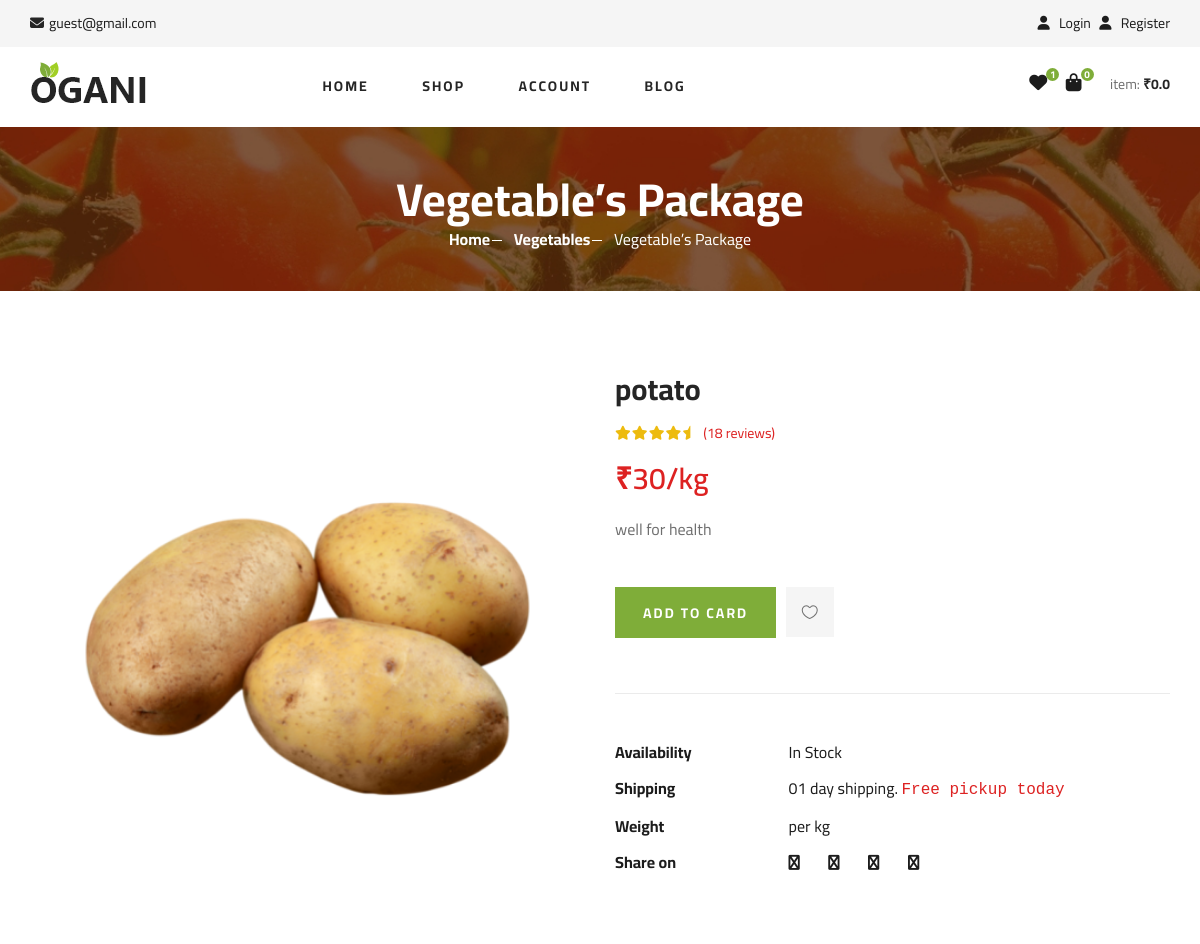
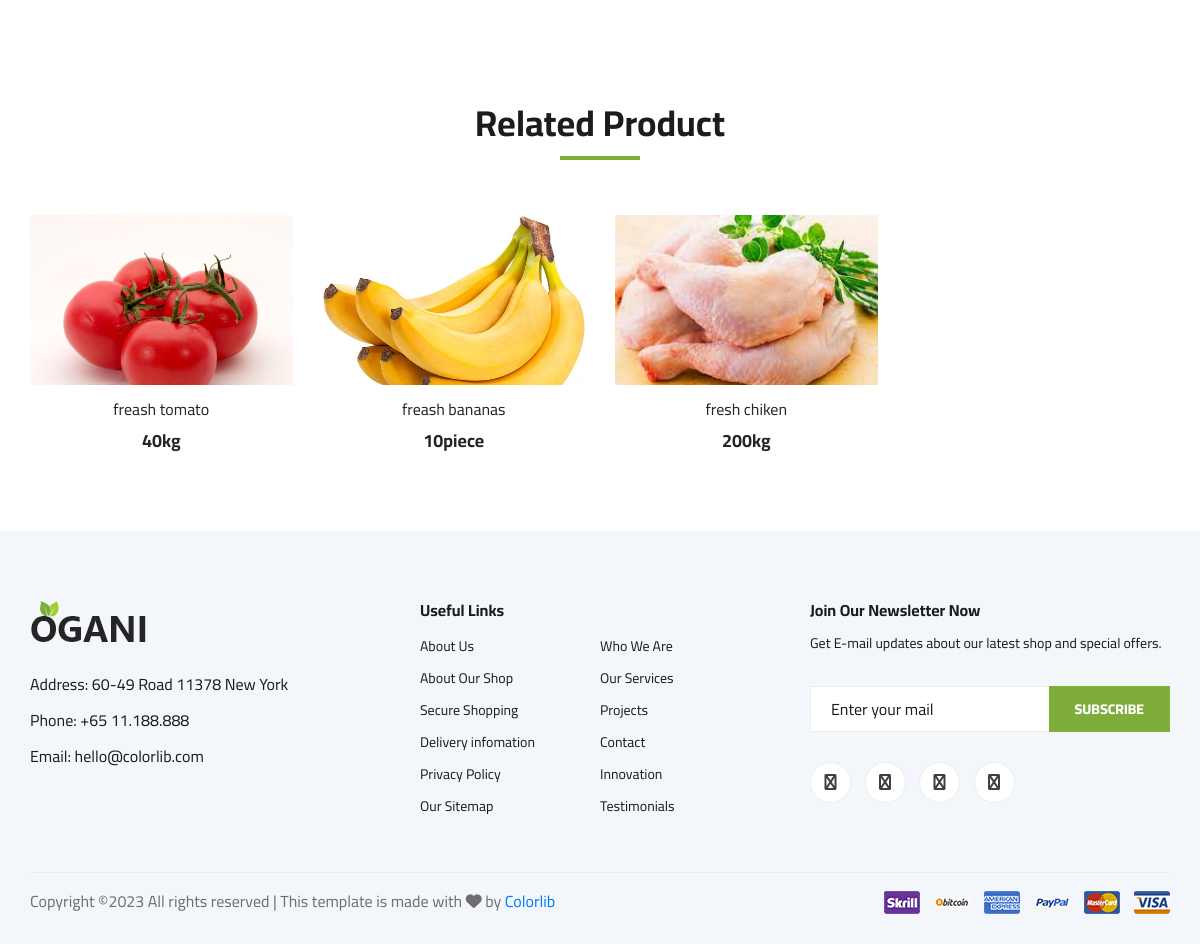
The app's page /productdetails/fresh-potato with its own data (2 pictures, top to bottom).
### myapp/models.py (models this page shows, shortened)
class BaseModel(models.Model):
    uid=models.UUIDField(default=uuid.uuid4,unique=True,editable=False)
    created_at=models.DateField(auto_now_add=True)
    updated_at=models.DateField(auto_now=True)
    class Meta:
        abstract=True

class Products(BaseModel):
    category=models.ForeignKey(Category,on_delete=models.CASCADE,related_name='products_category')
    product_name=models.CharField(max_length=100)
    product_title=models.CharField(max_length=100)
    product_slug=models.SlugField(unique=True,verbose_name='auto_slug_generated',blank=True)
    product_desc=models.CharField(max_length=200)
    product_price=models.IntegerField(default=0)
    product_qy=models.IntegerField(default=1)
    product_img=models.ImageField(upload_to='products')

class Quantity(BaseModel):
    product=models.OneToOneField(Products,on_delete=models.CASCADE,related_name='product_quantity')
    product_type=models.CharField(choices=Quan,max_length=100)

### myapp/views.py (the view)
# urls.py: path('productdetails/<slug:slug>',productdetails,name='product_details'),
def productdetails(request,slug):
    product=Products.objects.get(product_slug=slug)
    related_product=Products.objects.exclude(product_slug=slug)
    contex={
        'product':product,
        'related_product':related_product
    }
    return render(request,'shop-details.html',contex)

### myapp/templates/shop-details.html (shortened to what this page needs)
{% extends 'base.html' %}
{% load static %}
{% block content %}
    <section class="breadcrumb-section set-bg" data-setbg="{% static 'img/breadcrumb.jpg' %}">
        <div class="container">
            <div class="row">
                <div class="col-lg-12 text-center">
                    <div class="breadcrumb__text">
                        <h2>Vegetable’s Package</h2>
                        <div class="breadcrumb__option">
                            <a href="./index.html">Home</a>
                            <a href="./index.html">Vegetables</a>
                            <span>Vegetable’s Package</span>
                        </div>
                    </div>
                </div>
            </div>
        </div>
    </section>
    <section class="product-details spad">
        <div class="container">
            {% if product %}
            <div class="row">
                <div class="col-lg-6 col-md-6">
                    <div class="product__details__pic">
                        <div class="product__details__pic__item">
                            <img class="product__details__pic__item--large"
                                src="{{product.product_img.url}}" alt="">
                        </div>
                    </div>
                </div>
                <div class="col-lg-6 col-md-6">
                    <div class="product__details__text">
                        <h3>{{product.product_name}}</h3>
                        <div class="product__details__rating">
                            <i class="fa fa-star"></i>
                            <i class="fa fa-star"></i>
                            <i class="fa fa-star"></i>
                            <i class="fa fa-star"></i>
                            <i class="fa fa-star-half-o"></i>
                            <span>(18 reviews)</span>
                        </div>
                        <div class="product__details__price">₹{{product.product_price}}/{{product.product_quantity.product_type}}</div>
                        <p>{{product.product_desc}}</p>
                        <a href="cart/{{product.id}}" class="primary-btn">ADD TO CARD</a>
                        <a href="#" class="heart-icon"><span class="icon_heart_alt"></span></a>
                        <ul>
                            <li><b>Availability</b> <span>In Stock</span></li>
                            <li><b>Shipping</b> <span>01 day shipping. <samp>Free pickup today</samp></span></li>
                            <li><b>Weight</b> <span>per {{product.product_quantity.product_type}}</span></li>
                            <li><b>Share on</b>
                                <div class="share">
                                    <a href="#"><i class="fa fa-facebook"></i></a>
                                    <a href="#"><i class="fa fa-twitter"></i></a>
                                    <a href="#"><i class="fa fa-instagram"></i></a>
                                    <a href="#"><i class="fa fa-pinterest"></i></a>
                                </div>
                            </li>
                        </ul>
                    </div>
                </div>
            </div>
            {% endif %}
        </div>
    </section>
    <section class="related-product">
        <div class="container">
            <div class="row">
                <div class="col-lg-12">
                    <div class="section-title related__product__title">
                        <h2>Related Product</h2>
                    </div>
                </div>
            </div>
            <div class="row">
                {% if related_product %}
                {% for pr in related_product %}
                <div class="col-lg-3 col-md-4 col-sm-6">
                    <div class="product__item">
                        <div class="product__item__pic set-bg" data-setbg="{{pr.product_img.url}}">
                        </div>
                        <div class="product__item__text">
                            <h6><a href="#">{{pr.product_title}}</a></h6>
                            <h5>{{pr.product_price}}{{pr.product_quantity.product_type}}</h5>
                        </div>
                    </div>
                </div>
                {% endfor %}
                {% endif %}
            </div>
        </div>
    </section>
{% endblock %}

### myapp/static/hi/css/style.css (style rules this page uses)
html, body { height: 100%; font-family: "Cairo", sans-serif; -webkit-font-smoothing: antialiased; font-smoothing: antialiased; }
h1, h2, h3, h4, h5, h6 { margin: 0; color: #111111; font-weight: 400; font-family: "Cairo", sans-serif; }
h2 { font-size: 36px; }
h3 { font-size: 30px; }
h5 { font-size: 18px; }
h6 { font-size: 16px; }
p { font-size: 16px; font-family: "Cairo", sans-serif; color: #6f6f6f; font-weight: 400; line-height: 26px; margin: 0 0 15px 0; }
img { max-width: 100%; }
ul, ol { padding: 0; margin: 0; }
.section-title { margin-bottom: 50px; text-align: center; }
.section-title h2 { color: #1c1c1c; font-weight: 700; position: relative; }
.section-title h2:after { position: absolute; left: 0; bottom: -15px; right: 0; height: 4px; width: 80px; background: #7fad39; content: ""; margin: 0 auto; }
.set-bg { background-repeat: no-repeat; background-size: cover; background-position: top center; }
.spad { padding-top: 100px; padding-bottom: 100px; }
.primary-btn { display: inline-block; font-size: 14px; padding: 10px 28px 10px; color: #ffffff; text-transform: uppercase; font-weight: 700; background: #7fad39; letter-spacing: 2px; }
.breadcrumb-section { display: flex; align-items: center; padding: 45px 0 40px; }
.breadcrumb__text h2 { font-size: 46px; color: #ffffff; font-weight: 700; }
.breadcrumb__option a { display: inline-block; font-size: 16px; color: #ffffff; font-weight: 700; margin-right: 20px; position: relative; }
.breadcrumb__option a:after { position: absolute; right: -12px; top: 13px; height: 1px; width: 10px; background: #ffffff; content: ""; }
.breadcrumb__option span { display: inline-block; font-size: 16px; color: #ffffff; }
.product__item { margin-bottom: 50px; }
.product__item__pic { height: 270px; position: relative; overflow: hidden; }
.product__item__text { text-align: center; padding-top: 15px; }
.product__item__text h6 { margin-bottom: 10px; }
.product__item__text h6 a { color: #252525; }
.product__item__text h5 { color: #252525; font-weight: 700; }
.product-details { padding-top: 80px; }
.product__details__pic__item { margin-bottom: 20px; }
.product__details__pic__item img { min-width: 100%; }
.product__details__text h3 { color: #252525; font-weight: 700; margin-bottom: 16px; }
.product__details__text .product__details__rating { font-size: 14px; margin-bottom: 12px; }
.product__details__text .product__details__rating i { margin-right: -2px; color: #EDBB0E; }
.product__details__text .product__details__rating span { color: #dd2222; margin-left: 4px; }
.product__details__text .product__details__price { font-size: 30px; color: #dd2222; font-weight: 600; margin-bottom: 15px; }
.product__details__text p { margin-bottom: 45px; }
.product__details__text .primary-btn { padding: 16px 28px 14px; margin-right: 6px; margin-bottom: 5px; }
.product__details__text .heart-icon { display: inline-block; font-size: 16px; color: #6f6f6f; padding: 13px 16px 13px; background: #f5f5f5; }
.product__details__text ul { border-top: 1px solid #ebebeb; padding-top: 40px; margin-top: 50px; }
.product__details__text ul li { font-size: 16px; color: #1c1c1c; list-style: none; line-height: 36px; }
.product__details__text ul li b { font-weight: 700; width: 170px; display: inline-block; }
.product__details__text ul li span samp { color: #dd2222; }
.product__details__text ul li .share { display: inline-block; }
.product__details__text ul li .share a { display: inline-block; font-size: 15px; color: #1c1c1c; margin-right: 25px; }
.product__details__text ul li .share a:last-child { margin-right: 0; }
.related-product { padding-bottom: 30px; }
.related__product__title { margin-bottom: 70px; }
@media only screen and (min-width: 1200px) { .container { max-width: 1170px; } }

### myapp/templates/base.html (style rules this page uses)
.product__item__pic { height: 170px; }

### records on screen
Products: product_img (picture), product_name "potato", product_price "30", product_quantity.product_type "kg", product_desc "well for health"
Products: shows a picture, product_title "freash tomato", product_price "40", product_quantity.product_type "kg"
Products: shows a picture, product_title "freash bananas", product_price "10", product_quantity.product_type "piece"
Products: shows a picture, product_title "fresh chiken", product_price "200", product_quantity.product_type "kg"
